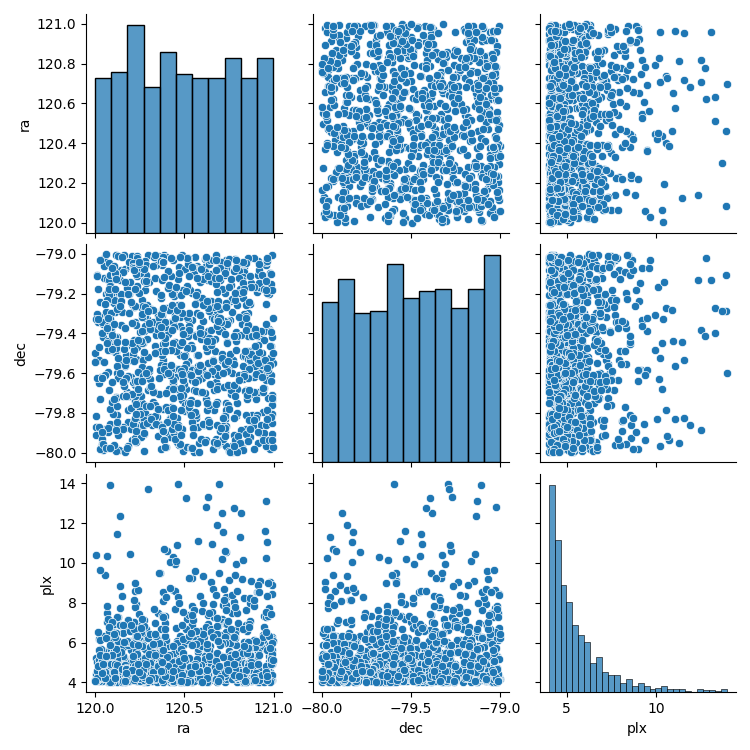

The Python source for this figure:
import matplotlib.pyplot as plt
import pandas as pd
import seaborn as sns

from scludam.synthetic import UniformFrustum, cartesian_to_polar

# parallax between 14 and 4 arcsec
uf = UniformFrustum(locs=(120, -80, 14), scales=(1, 1, -10))
# points in cartesian coordinates in parsecs
data = uf.rvs(1000)
# distribution in spherical coordinates
sns.pairplot(pd.DataFrame(cartesian_to_polar(data), columns=["ra", "dec", "plx"]))
plt.show()
